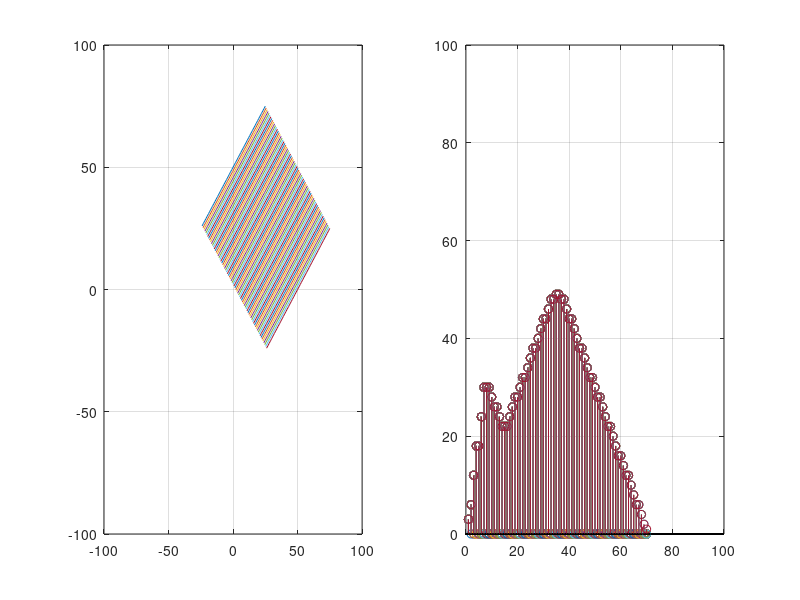
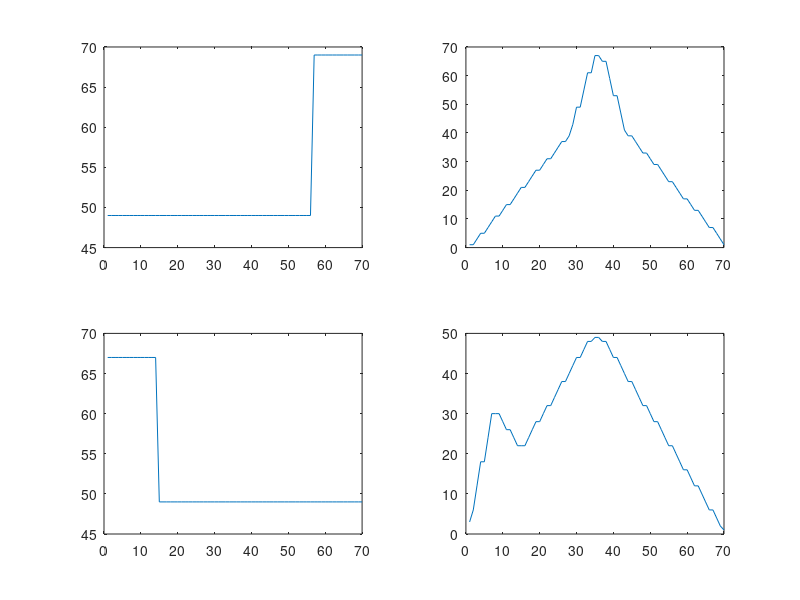

MATLAB code to generate these figures, in order:
clear all;
hold off;
i_boyut = 10;
i2_boyut = 50;
S = ones(i2_boyut);
H = 3*ones(i_boyut);
projector = 4;
sensors = 70;
sensors = sensors - 1;
baslangic = floor(i_boyut/2);
S(1:10,41:50) = H;
P = zeros(projector,sensors);
X_points = 1:i2_boyut;
Y_points = 1:i2_boyut;
sensor=1;
sum_beam=0;
## %% for 0 degree
## a=figure('Name','for 0 degree');
 for i = i2_boyut/2:(-i2_boyut/sensors):-i2_boyut/2
     Y0_axis(1:i2_boyut)=-i+i2_boyut/2;
     X0_axis=X_points;
     for k = 1:length(Y0_axis)-1
         X_point = ceil(X0_axis(k));
         Y_point = ceil(Y0_axis(k));
         if(X_point == 0)
             X_point = 1;
         end
         if(Y_point == 0)
             Y_point = 1;
         end
        intensity = S(X_point,Y_point);
        len = 1;
        sum_beam = sum_beam +len*intensity;
     end
     P(1,sensor) = sum_beam;
     sum_beam=0;
     %disp(sensor);
     sensor = sensor + 1;
##     subplot(1,2,1)
##    plot(X0_axis,Y0_axis);
##     xlim([-2*i2_boyut 2*i2_boyut]) ;
##     ylim([-2*i2_boyut 2*i2_boyut]);
##    hold on;
##     subplot(1,2,2)
##     stem(P(1,:))
##     pause(0.05);
##     hold on;
##     grid on;
##     xlim([0 2*i2_boyut]) ;
##     ylim([0 2*i2_boyut]);
 end
## hold off;
## pause(3)
## for 45 degree
##b=figure('Name','for 45 degree');
sensor=1;
 for i = i2_boyut/2:(-i2_boyut/sensors):-i2_boyut/2
    Y45_axis = -(Y_points-i2_boyut-i);
    X45_axis = X_points+i;
    for k = 1:length(X45_axis)-1
        X_point = ceil(X45_axis(k));
        Y_point = ceil(Y45_axis(k));
        if X_point <0 || X_point >i2_boyut
            continue
        end
        if Y_point <0 || Y_point >i2_boyut
            continue
        end
        if(X_point == 0)
            X_point = 1;
        end
        if(Y_point == 0)
            Y_point = 1;
        end
       intensity = S(X_point,Y_point);
       len = 1;
       sum_beam = sum_beam +len*intensity;
    end
    P(2,sensor) = sum_beam;
    sum_beam=0;
  %%  disp(sensor);
    sensor = sensor + 1;
##    subplot(1,2,1)
##    plot(X45_axis,Y45_axis);
##     xlim([-2*i2_boyut 2*i2_boyut]) ;
##    ylim([-2*i2_boyut 2*i2_boyut]);
##    hold on;
##    grid on;
##    subplot(1,2,2)
##    stem(P(2,:))
##    xlim([0 2*i2_boyut]) ;
##    ylim([0  2*i2_boyut]);
##    pause(0.05);
##    hold on;
##    grid on;
    
end
##hold off;
## pause(3)
## %%for 90 degree
## c=figure('Name','for 90 degree');
 sensor=1;
for i = i2_boyut/2:(-i2_boyut/sensors):-i2_boyut/2
     X90_axis(1:i2_boyut)=i2_boyut/2-i;
     Y90_axis = Y_points;
     for k = 1:length(X90_axis)-1
         X_point = ceil(X90_axis(k));
         Y_point = ceil(Y90_axis(k));
         if(X_point == 0)
             X_point = 1;
         end
         if(Y_point == 0)
             Y_point = 1;
         end
        intensity = S(X_point,Y_point);
        len = 1;
        sum_beam = sum_beam +len*intensity;
     end
     P(3,sensor) = sum_beam;
     sum_beam=0;
##     disp(sensor);
     sensor = sensor + 1;
##     subplot(1,2,1)
##     plot(X90_axis,Y90_axis);
##     xlim([-i2_boyut 2*i2_boyut]) ;
##     ylim([-i2_boyut 2*i2_boyut]);
##     hold on;
##     subplot(1,2,2)
##     stem(P(3,:))
##    xlim([0 2*i2_boyut]) ;
##    ylim([0  2*i2_boyut]);
##     pause(0.05);
##     hold on;
##     grid on;
 end
## hold off;
## pause(3)
## %%for 135 degree
## d = figure('Name','for 135 degree');
 sensor=1;
 for i = i2_boyut/2:(-i2_boyut/sensors):-i2_boyut/2
     xlim([-2*i2_boyut 2*i2_boyut]) ;
     ylim([-2*i2_boyut 2*i2_boyut]);
     Y135_axis = (Y_points+i);
     X135_axis = X_points-i;
     for k = 1:length(X135_axis)-1
         X_point = ceil(X135_axis(k));
         Y_point = ceil(Y135_axis(k));
         if X_point <0 || X_point >i2_boyut
             continue
         end
         if Y_point <0 || Y_point >i2_boyut
             continue
         end
         if(X_point == 0)
             X_point = 1;
         end
         if(Y_point == 0)
             Y_point = 1;
         end
        intensity = S(X_point,Y_point);
        len = 1;
        sum_beam = sum_beam +len*intensity;
     end
     P(4,sensor) = sum_beam;
     sum_beam=0;
##     disp(sensor);
     sensor = sensor + 1;
     subplot(1,2,1)
     plot(X135_axis,Y135_axis);
     xlim([-2*i2_boyut 2*i2_boyut]) ;
     ylim([-2*i2_boyut 2*i2_boyut]);
     hold on;
     grid on;
     hold on;
     subplot(1,2,2)
     stem(P(4,:))
     xlim([0 2*i2_boyut]) ;
     ylim([0 2*i2_boyut]);
     pause(0.05);
     hold on;
     grid on;
end
figure
subplot(2,2,1)
plot(P(1,:))
subplot(2,2,2)
plot(P(2,:))
subplot(2,2,3)
plot(P(3,:))
subplot(2,2,4)
plot(P(4,:))
##%%%%    back projection    %%%%%
##BP0=zeros(i2_boyut);
##BP45=zeros(i2_boyut);
##BP90=zeros(i2_boyut);
##BP135=zeros(i2_boyut);
##%%%%%%%%%%%%%%%%%%%%%%
##sensor=1;
## for i = 0:i2_boyut/sensors:i2_boyut
##        each_pixel= P(1,sensor)/i2_boyut;
##        sensor=sensor+1;
##        i=ceil(i);
##        if i==0
##            i=1;
##            end
##        BP0(i,:)=each_pixel;
## end
## %%%%%  for 45 degree
## sensor=1;
## figure
## for i = 0:i2_boyut/sensors:i2_boyut
##        each_pixel= P(2,sensor)/i2_boyut
##        sensor=sensor+1;
##    Y45_axis = -(Y_points-i_boyut-i);
##    X45_axis = X_points-i_boyut+i;
##    for k = 1:length(X45_axis)-1
##        X_point = ceil(X45_axis(k));
##        Y_point = ceil(Y45_axis(k));
##        if X_point <0 || X_point >i2_boyut
##            continue
##        end
##        if Y_point <0 || Y_point >i2_boyut
##            continue
##        end
##        if(X_point == 0)
##            X_point = 1;
##        end
##        if(Y_point == 0)
##            Y_point = 1;
##        end
##        disp(X_point)
##        disp(Y_point)
##      end
####      subplot(1,2,1)
####    plot(X45_axis,Y45_axis);
####    hold on;
####    subplot(1,2,2)
####    plot(BP45);
####    hold on;
#### grid on;
####   xlim([-2*i2_boyut 2*i2_boyut]) ;
#### ylim([-2*i2_boyut 2*i2_boyut]);
## end

 
 